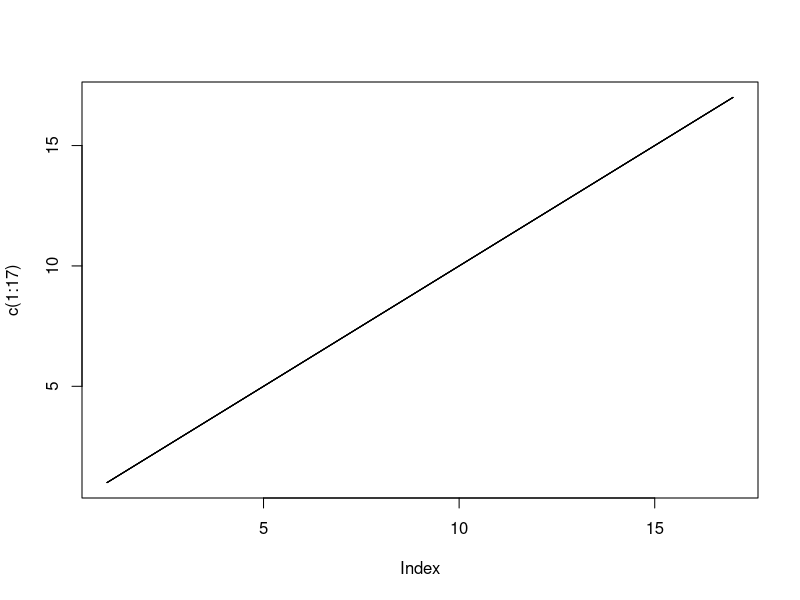

Write R code to recreate this figure.
# Homework 6
# Stat 133, Lec 2, Spring 2015
# Due : Friday March 20th by 5 pm

# Review the slides on simulations for this assignment.

# Consider the following model on use of a new drug:
# We have a population of doctors, population size : <n.doctors>
# Every doctor has either adopted the use of a new drug, or not (0/1 status)
# Now write a function that runs a simulation for a period of :
# <n.days> where
# - every day exactly two _random_ doctors meet
# - if one has adopted but the other one has not then the
#   holdout adopts the use of the drug with probability p
# Return a matrix that shows for each day which doctors have adopted
# the use of the drug.

# Input varibles are
# <n.days> : the number of days the simulation should be run for
# <n.doctors> : total number of doctors 
# <initial.doctors> : a 0/1 vector of length <n.doctors>, 1 for adopters
# <p> : the probability that the non-adopter adopts the drug.

# Ouput variable
# <has_adopted> : matrix with <n.doctors> rows and <n.days> columns
#                 i.e. one row for each doctor
#                 the entries are 0 for days where the doctor is a
#                 non-adopter, else 1 (so once a row turns to 1 it stays as 1).

sim.doctors <- function(initial.doctors, n.doctors, n.days, p){
  if (p>1){
    return("p greater than 1")
  }
  #checks if p is greater than 1
  if (length(initial.doctors) > n.doctors){
    return("initial.doctors and n.doctors are not equal")
  }
  #checks if length of initial.doctors is equal to n.doctors so we can construct a matrix
  if (n.doctors > length(initial.doctors)){
    return("initial.doctors and n.doctors are not equal")
  }
  #checks if length of initial.doctors is equal to n.doctors so we can construct a matrix
  i = 0
  for (i in 1:length(initial.doctors)){
    if (initial.doctors[i] > 1){
      return("initial.doctors does not contain only 0s or 1s")
    }
  }
  #check if initial.doctors is a vector with only values 0 or 1
  seqseq = 1:length(initial.doctors)
  #sequence of integers from 1 to lenth of initial.doctors so we can construct a matrix
  has_adopted <- matrix(c(seqseq, initial.doctors), nrow = 2, ncol = n.doctors, byrow = TRUE)
  #creates a matrix with sequence of 1 to n.doctors in the first row and our values of initial.doctors in the second row
  for (i in 1:n.days){
    dum <- runif(1,0,1)
    #creates a decimal figure to compare p against
    get <- sample(seqseq, 2, replace=F)
    #selects random integers from the values from 1 to n.doctors
    if (has_adopted[2,get[1]] > has_adopted[2,get[2]]){
      if (dum <= p){
        has_adopted[2,get[2]] = has_adopted[2,get[1]]
      } 
    }
    #this loop compares two random matrix elements against each other.
    #if one doctor adopted the method and another one didn't, the one who did not will adopt it with probability p
    if (has_adopted[2,get[2]] > has_adopted[2,get[1]]){
      if (dum <= p){
        has_adopted[2,get[1]] = has_adopted[2,get[2]]
      }
    #this loop compares two random matrix elements against each other.
    #if one doctor adopted the method and another one didn't, the one who did not will adopt it with probability p
    if (sum(has_adopted[2,]) == n.doctors){
      return(has_adopted)
    }
    #saves runtime because once all elements are 1, we return the matrix early
      i = i + 1
    #raise counter
    }
  }
  return(has_adopted)
}


sim.doctors(c(1,0,0,0,0,0,0,0,0,0), 10, 17, 0.8)

# When you test your function you have to generate <initial.doctors> and
# pick values for the other input parameters.

set.seed(17)
"
base <- function(){
  rough <- sample(x = c(0,1),size = 10, prob = c(0.9,0.1), replace = TRUE)
  if(is.element(1,rough) != TRUE){
    return(base())
  }
  else 
    return(rough)
}
"

initial.doctors <- sample(c(0, 1), 17, prob = c(0.9, 0.1), replace = TRUE)
sim1 <- sim.doctors(initial.doctors, length(initial.doctors), n.days = 17, p = 0.1)
sim2 <- sim.doctors(initial.doctors, length(initial.doctors), n.days = 17, p = 0.3)
sim3 <- sim.doctors(initial.doctors, length(initial.doctors), n.days = 17, p = 0.5)
sim4 <- sim.doctors(initial.doctors, length(initial.doctors), n.days = 17, p = 0.65)
sim5 <- sim.doctors(initial.doctors, length(initial.doctors), n.days = 17, p = 0.8)


plot(c(1:17), type = "l")
lines(c(1:17), type = "l")
lines(c(1:17), type = "l")
lines(c(1:17), type = "l")
lines(c(1:17), type = "l")


# Generate a value for <initial.doctors> that has 10% 1s and 90% 0s.
# Run your function for at least 5 different values of <p> and plot
# on x-axis: days,
# on y-axis : the number of doctors that have already adopted the drug, on that day
# Put all 5 lines in one figure (e.g. use first plot() then lines() for the subsequent lines)

"
dexter <- matrix(c(1,2,3, 11,12,13), nrow = 2, ncol = 3, byrow = TRUE)
"
# Set up the output variable, define it as a matrix then use initial.doctors
# to set the first column (day)

# Run a simulation for <n.days> (use a for loop).  In the loop:
# 1) pick two random doctors
# 2) check if one has adopted the other hasn't
# 3) convert the non-adopter with probability p

# return the output